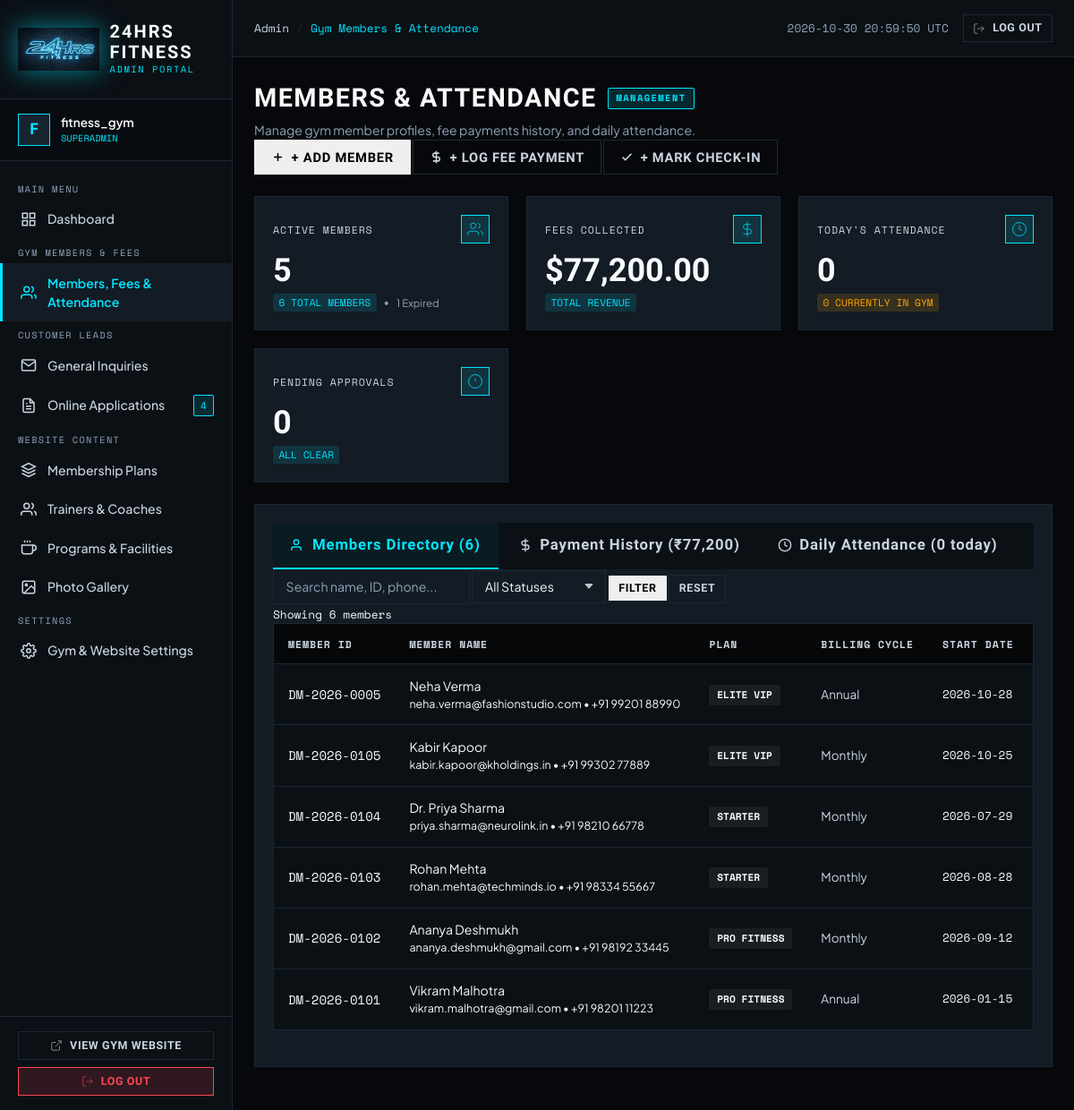
Screenshot of /admin/members.php (signed in) with the database file from the repository.
### tables this page shows
CREATE TABLE `members` (
  `id` int unsigned NOT NULL AUTO_INCREMENT,
  `membership_id` varchar(30) NOT NULL,
  `application_id` int unsigned DEFAULT NULL,
  `full_name` varchar(100) NOT NULL,
  `email` varchar(150) NOT NULL,
  `phone` varchar(50) NOT NULL,
  `plan_id` int unsigned NOT NULL,
  `plan_name` varchar(100) NOT NULL,
  `billing_cycle` enum('monthly','annual') NOT NULL DEFAULT 'monthly',
  `start_date` date NOT NULL,
  `expiry_date` date NOT NULL,
  `status` enum('active','expired','pending') NOT NULL DEFAULT 'active',
  `emergency_contact` varchar(100) DEFAULT NULL,
  `notes` text,
  `created_at` datetime NOT NULL DEFAULT CURRENT_TIMESTAMP,
  `updated_at` datetime NOT NULL DEFAULT CURRENT_TIMESTAMP ON UPDATE CURRENT_TIMESTAMP,
  PRIMARY KEY (`id`),
  UNIQUE KEY `membership_id` (`membership_id`),
  KEY `fk_member_plan` (`plan_id`),
  KEY `idx_member_code` (`membership_id`),
  KEY `idx_member_email` (`email`),
  KEY `idx_member_status` (`status`),
  KEY `idx_member_expiry` (`expiry_date`)
);

### includes/Database.php (called while the page is built, shortened)
<?php
class Database
{
    private static ?PDO $instance = null;
    public static function getConnection(): PDO
    {
        if (self::$instance !== null) {
            return self::$instance;
        }
        $host = (string) Env::get('DB_HOST', '127.0.0.1');
        $port = (int) Env::get('DB_PORT', 3306);
        $dbname = (string) Env::get('DB_NAME', 'fitness_gym');
        $user = (string) Env::get('DB_USER', 'root');
        $pass = (string) Env::get('DB_PASS', '');
        $charset = (string) Env::get('DB_CHARSET', 'utf8mb4');
        $dsn = "mysql:host={$host};port={$port};dbname={$dbname};charset={$charset}";
        $options = [
            PDO::ATTR_ERRMODE            => PDO::ERRMODE_EXCEPTION,
            PDO::ATTR_DEFAULT_FETCH_MODE => PDO::FETCH_ASSOC,
            PDO::ATTR_EMULATE_PREPARES   => false,
            PDO::ATTR_PERSISTENT         => false,
        ];
        if (defined('\Pdo\Mysql::ATTR_INIT_COMMAND')) {
            $options[\Pdo\Mysql::ATTR_INIT_COMMAND] = "SET NAMES {$charset} COLLATE {$charset}_unicode_ci";
        } elseif (defined('PDO::MYSQL_ATTR_INIT_COMMAND')) {
            @$options[PDO::MYSQL_ATTR_INIT_COMMAND] = "SET NAMES {$charset} COLLATE {$charset}_unicode_ci";
        }
        try {
            self::$instance = new PDO($dsn, $user, $pass, $options);
            return self::$instance;
        } catch (PDOException $e) {
            error_log('[DARK MATTER DATABASE ERROR]: ' . $e->getMessage());
            $debug = (bool) Env::get('APP_DEBUG', false);
            if ($debug) {
                throw new RuntimeException("Database Connection Error: " . $e->getMessage());
            }
            throw new RuntimeException("Secure connection to Dark Matter database telemetry is temporarily unavailable. Please retry shortly.");
        }
    }
    public static function fetchAll(string $sql, array $params = []): array
    {
        try {
            $stmt = self::getConnection()->prepare($sql);
            $stmt->execute($params);
            return $stmt->fetchAll();
        } catch (PDOException $e) {
            error_log('[DARK MATTER QUERY ERROR]: ' . $e->getMessage() . " | SQL: {$sql}");
            throw new RuntimeException("Data retrieval failed. Please try again.");
        }
    }
    public static function fetchOne(string $sql, array $params = []): ?array
    {
        try {
            $stmt = self::getConnection()->prepare($sql);
            $stmt->execute($params);
            $result = $stmt->fetch();
            return $result === false ? null : $result;
        } catch (PDOException $e) {
            error_log('[DARK MATTER QUERY ERROR]: ' . $e->getMessage() . " | SQL: {$sql}");
            throw new RuntimeException("Data retrieval failed. Please try again.");
        }
    }
}

### includes/Security.php (called while the page is built, shortened)
<?php
require_once __DIR__ . '/Env.php';
require_once __DIR__ . '/helpers.php';
class Security
{
    public static function validateEnum(mixed $value, array $allowed): ?string
    {
        if (is_string($value) && in_array($value, $allowed, true)) {
            return $value;
        }
        return null;
    }
}

### includes/helpers.php (called while the page is built, shortened)
<?php
if (!function_exists('e')) {
    function e(mixed $value): string
    {
        return htmlspecialchars((string) $value, ENT_QUOTES | ENT_SUBSTITUTE, 'UTF-8');
    }
}

### admin/members.php (the view, shortened to what this page needs)
<?php
require_once __DIR__ . '/includes/auth.php';
require_once dirname(__DIR__) . '/includes/Database.php';
require_once dirname(__DIR__) . '/includes/Security.php';
require_once dirname(__DIR__) . '/includes/helpers.php';
$currentTab = Security::validateEnum($_GET['tab'] ?? 'members', ['members', 'payments', 'attendance']) ?? 'members';
$metrics = [
    'total_members'    => 0,
    'active_members'   => 0,
    'expired_members'  => 0,
    'pending_members'  => 0,
    'total_revenue'    => 0.00,
    'today_attendance' => 0,
    'currently_on_floor' => 0
];
try {
    $r = Database::fetchOne("SELECT COUNT(*) AS cnt FROM `members`");
    $metrics['total_members'] = (int) ($r['cnt'] ?? 0);
    $r = Database::fetchOne("SELECT COUNT(*) AS cnt FROM `members` WHERE `status` = 'active'");
    $metrics['active_members'] = (int) ($r['cnt'] ?? 0);
    $r = Database::fetchOne("SELECT COUNT(*) AS cnt FROM `members` WHERE `status` = 'expired'");
    $metrics['expired_members'] = (int) ($r['cnt'] ?? 0);
    $r = Database::fetchOne("SELECT COUNT(*) AS cnt FROM `members` WHERE `status` = 'pending'");
    $metrics['pending_members'] = (int) ($r['cnt'] ?? 0);
    $r = Database::fetchOne("SELECT IFNULL(SUM(amount), 0) AS rev FROM `member_payments` WHERE `payment_status` = 'completed'");
    $metrics['total_revenue'] = (float) ($r['rev'] ?? 0);
    $r = Database::fetchOne("SELECT COUNT(*) AS cnt FROM `member_attendance` WHERE DATE(`check_in_time`) = CURDATE()");
    $metrics['today_attendance'] = (int) ($r['cnt'] ?? 0);
    $r = Database::fetchOne("SELECT COUNT(*) AS cnt FROM `member_attendance` WHERE `check_out_time` IS NULL AND DATE(`check_in_time`) = CURDATE()");
    $metrics['currently_on_floor'] = (int) ($r['cnt'] ?? 0);
} catch (\Throwable $e) {
    error_log('[MEMBERS METRICS ERROR]: ' . $e->getMessage());
}
$membersData = [];
$search = trim((string) ($_GET['search'] ?? ''));
$statusFilter = Security::validateEnum($_GET['status'] ?? '', ['active', 'expired', 'pending']);
if ($currentTab === 'members') {
    $where = [];
    $params = [];
    $whereSql = !empty($where) ? 'WHERE ' . implode(' AND ', $where) : '';
    try {
        $membersData = Database::fetchAll("
            SELECT `m`.*,
                   (SELECT COUNT(*) FROM `member_payments` `p` WHERE `p`.`member_id` = `m`.`id`) AS payment_count,
                   (SELECT IFNULL(SUM(`p`.`amount`), 0) FROM `member_payments` `p` WHERE `p`.`member_id` = `m`.`id` AND `p`.`payment_status` = 'completed') AS total_paid
            FROM `members` `m`
            {$whereSql}
            ORDER BY `m`.`id` DESC
        ", $params);
    } catch (\Throwable $e) {
        error_log('[FETCH MEMBERS ERROR]: ' . $e->getMessage());
    }
}
require_once __DIR__ . '/includes/header.php';
?>
<div class="adm-page-header">
  <div class="d-flex flex-wrap justify-content-between align-items-center gap-3">
    <div>
      <h1 class="adm-page-title">
        <span>MEMBERS & ATTENDANCE</span>
        <span class="adm-badge active" style="font-size: 0.65rem;">MANAGEMENT</span>
      </h1>
      <p class="adm-page-subtitle">Manage gym member profiles, fee payments history, and daily attendance.</p>
    </div>
    <div class="d-flex flex-wrap gap-2">
      <button type="button" class="adm-btn adm-btn-primary" onclick="openAdmModal('modalAddMember')">
        <svg width="15" height="15" viewBox="0 0 24 24" fill="none" stroke="currentColor" stroke-width="2.5"><line x1="12" y1="5" x2="12" y2="19"></line><line x1="5" y1="12" x2="19" y2="12"></line></svg>
        <span>+ Add Member</span>
      </button>
      <button type="button" class="adm-btn adm-btn-outline" onclick="openAdmModal('modalRecordPayment')">
        <svg width="15" height="15" viewBox="0 0 24 24" fill="none" stroke="currentColor" stroke-width="2.5"><line x1="12" y1="1" x2="12" y2="23"></line><path d="M17 5H9.5a3.5 3.5 0 0 0 0 7h5a3.5 3.5 0 0 1 0 7H6"></path></svg>
        <span>+ Log Fee Payment</span>
      </button>
      <button type="button" class="adm-btn adm-btn-outline" onclick="openAdmModal('modalCheckIn')">
        <svg width="15" height="15" viewBox="0 0 24 24" fill="none" stroke="currentColor" stroke-width="2.5"><polyline points="20 6 9 17 4 12"></polyline></svg>
        <span>+ Mark Check-In</span>
      </button>
    </div>
  </div>
</div>
<div class="adm-grid adm-grid-4" style="margin-bottom: 1.5rem;">
  <div class="adm-card">
    <div class="adm-stat-header">
      <span class="adm-stat-title">Active Members</span>
      <div class="adm-stat-icon" style="color: var(--adm-lime);">
        <svg width="18" height="18" viewBox="0 0 24 24" fill="none" stroke="currentColor"><path d="M17 21v-2a4 4 0 0 0-4-4H5a4 4 0 0 0-4 4v2"></path><circle cx="9" cy="7" r="4"></circle><path d="M23 21v-2a4 4 0 0 0-3-3.87"></path><path d="M16 3.13a4 4 0 0 1 0 7.75"></path></svg>
      </div>
    </div>
    <div class="adm-stat-value text-lime"><?= number_format($metrics['active_members']) ?></div>
    <div class="adm-stat-footer">
      <span class="adm-stat-badge lime"><?= $metrics['total_members'] ?> TOTAL MEMBERS</span>
      <span>&bull;</span>
      <span class="text-muted" style="font-size: 0.72rem;"><?= $metrics['expired_members'] ?> Expired</span>
    </div>
  </div>
  <div class="adm-card">
    <div class="adm-stat-header">
      <span class="adm-stat-title">Fees Collected</span>
      <div class="adm-stat-icon">
        <svg width="18" height="18" viewBox="0 0 24 24" fill="none" stroke="currentColor"><line x1="12" y1="1" x2="12" y2="23"></line><path d="M17 5H9.5a3.5 3.5 0 0 0 0 7h5a3.5 3.5 0 0 1 0 7H6"></path></svg>
      </div>
    </div>
    <div class="adm-stat-value">$<?= number_format($metrics['total_revenue'], 2) ?></div>
    <div class="adm-stat-footer">
      <span class="adm-stat-badge lime">TOTAL REVENUE</span>
    </div>
  </div>
  <div class="adm-card">
    <div class="adm-stat-header">
      <span class="adm-stat-title">Today's Attendance</span>
      <div class="adm-stat-icon">
        <svg width="18" height="18" viewBox="0 0 24 24" fill="none" stroke="currentColor"><circle cx="12" cy="12" r="10"></circle><polyline points="12 6 12 12 16 14"></polyline></svg>
      </div>
    </div>
    <div class="adm-stat-value"><?= number_format($metrics['today_attendance']) ?></div>
    <div class="adm-stat-footer">
      <span class="adm-stat-badge orange"><?= $metrics['currently_on_floor'] ?> CURRENTLY IN GYM</span>
    </div>
  </div>
  <div class="adm-card">
    <div class="adm-stat-header">
      <span class="adm-stat-title">Pending Approvals</span>
      <div class="adm-stat-icon">
        <svg width="18" height="18" viewBox="0 0 24 24" fill="none" stroke="currentColor"><circle cx="12" cy="12" r="10"></circle><line x1="12" y1="8" x2="12" y2="12"></line><line x1="12" y1="16" x2="12.01" y2="16"></line></svg>
      </div>
    </div>
    <div class="adm-stat-value"><?= number_format($metrics['pending_members']) ?></div>
    <div class="adm-stat-footer">
      <span class="adm-stat-badge <?= $metrics['pending_members'] > 0 ? 'orange' : 'lime' ?>"><?= $metrics['pending_members'] > 0 ? 'NEEDS REVIEW' : 'ALL CLEAR' ?></span>
    </div>
  </div>
</div>
<div class="adm-card p-0" style="margin-bottom: 1.5rem; overflow: hidden;">
  <div class="d-flex flex-wrap border-bottom" style="border-color: var(--adm-border) !important; background: var(--adm-surface);">
    <a href="members.php?tab=members" class="adm-tab-link <?= $currentTab === 'members' ? 'active' : '' ?>">
      <svg width="16" height="16" viewBox="0 0 24 24" fill="none" stroke="currentColor" stroke-width="2"><path d="M17 21v-2a4 4 0 0 0-4-4H5a4 4 0 0 0-4 4v2"></path><circle cx="9" cy="7" r="4"></circle></svg>
      <span>Members Directory (<?= $metrics['total_members'] ?>)</span>
    </a>
    <a href="members.php?tab=payments" class="adm-tab-link <?= $currentTab === 'payments' ? 'active' : '' ?>">
      <svg width="16" height="16" viewBox="0 0 24 24" fill="none" stroke="currentColor" stroke-width="2"><line x1="12" y1="1" x2="12" y2="23"></line><path d="M17 5H9.5a3.5 3.5 0 0 0 0 7h5a3.5 3.5 0 0 1 0 7H6"></path></svg>
      <span>Payment History (₹<?= number_format($metrics['total_revenue']) ?>)</span>
    </a>
    <a href="members.php?tab=attendance" class="adm-tab-link <?= $currentTab === 'attendance' ? 'active' : '' ?>">
      <svg width="16" height="16" viewBox="0 0 24 24" fill="none" stroke="currentColor" stroke-width="2"><circle cx="12" cy="12" r="10"></circle><polyline points="12 6 12 12 16 14"></polyline></svg>
      <span>Daily Attendance (<?= $metrics['today_attendance'] ?> today)</span>
    </a>
  </div>
  <?php if ($currentTab === 'members'): ?>
    <div class="p-3 border-bottom d-flex flex-wrap justify-content-between align-items-center gap-3" style="border-color: var(--adm-border) !important; background: var(--adm-surface-2);">
      <form method="GET" class="d-flex flex-wrap align-items-center gap-2">
        <input type="text" name="search" class="adm-input" placeholder="Search name, ID, phone..." value="<?= e($search) ?>" style="width: 220px;">
        <select name="status" class="adm-select" style="width: 150px;">
          <option value="">All Statuses</option>
        </select>
        <button type="submit" class="adm-btn adm-btn-secondary adm-btn-sm">Filter</button>
        <?php if ($search !== '' || $statusFilter !== ''): ?>
          <a href="members.php?tab=members" class="adm-btn adm-btn-outline adm-btn-sm">Reset</a>
        <?php endif; ?>
      </form>
      <span class="text-muted" style="font-size: 0.8rem; font-family: var(--adm-font-mono);">
        Showing <?= count($membersData) ?> members
      </span>
    </div>
    <div class="adm-table-responsive">
      <table class="adm-table adm-table-members">
        <thead>
          <tr>
            <th>Member ID</th>
            <th>Member Name</th>
            <th>Plan</th>
            <th>Billing Cycle</th>
            <th>Start Date</th>
            <th>Expiry Date</th>
          </tr>
        </thead>
        <tbody>
          <?php if (empty($membersData)): ?>
            <tr>
              <td colspan="9" class="adm-empty-state">
                No member profiles found matching current criteria.
              </td>
            </tr>
          <?php else: ?>
            <?php foreach ($membersData as $m): ?>
              <?php
                $isExpired = ($m['status'] === 'expired' || strtotime($m['expiry_date']) < time());
              ?>
              <tr>
                <td>
                  <span class="adm-mono text-lime fw-bold"><?= e($m['membership_id']) ?></span>
                </td>
                <td>
                  <div class="fw-bold text-white"><?= e($m['full_name']) ?></div>
                  <div class="text-muted" style="font-size: 0.78rem;"><?= e($m['email']) ?> &bull; <?= e($m['phone']) ?></div>
                </td>
                <td>
                  <span class="adm-badge" style="background: rgba(255,255,255,0.06); color: var(--adm-white);"><?= e($m['plan_name']) ?></span>
                </td>
                <td style="text-transform: capitalize; font-size: 0.85rem; color: var(--adm-silver);">
                  <?= e($m['billing_cycle']) ?>
                </td>
                <td class="adm-mono" style="font-size: 0.8rem;">
                  <?= e($m['start_date']) ?>
                </td>
                <td class="adm-mono" style="font-size: 0.8rem; <?= $isExpired ? 'color: var(--adm-danger);' : '' ?>">
                </td>
              </tr>
            <?php endforeach; ?>
          <?php endif; ?>
        </tbody>
      </table>
    </div>
  <?php endif; ?>
</div>
<?php require_once __DIR__ . '/includes/footer.php'; ?>

### rows the page displays
members: membership "DM-2026-0005", full_name "Neha Verma", email "neha.verma@fashionstudio.com", phone "+91 99201 88990", plan_name "ELITE VIP", billing_cycle "Annual", start_date "2026-10-28"
members: membership "DM-2026-0105", full_name "Kabir Kapoor", email "kabir.kapoor@kholdings.in", phone "+91 99302 77889", plan_name "ELITE VIP", billing_cycle "Monthly", start_date "2026-10-25"
members: membership "DM-2026-0104", full_name "Dr. Priya Sharma", email "priya.sharma@neurolink.in", phone "+91 98210 66778", plan_name "STARTER", billing_cycle "Monthly", start_date "2026-07-29"
members: membership "DM-2026-0103", full_name "Rohan Mehta", email "rohan.mehta@techminds.io", phone "+91 98334 55667", plan_name "STARTER", billing_cycle "Monthly", start_date "2026-08-28"
members: membership "DM-2026-0102", full_name "Ananya Deshmukh", email "ananya.deshmukh@gmail.com", phone "+91 98192 33445", plan_name "PRO FITNESS", billing_cycle "Monthly", start_date "2026-09-12"
members: membership "DM-2026-0101", full_name "Vikram Malhotra", email "vikram.malhotra@gmail.com", phone "+91 98201 11223", plan_name "PRO FITNESS", billing_cycle "Annual", start_date "2026-01-15"

### other values shown
substr($currentUser['username'] ?? 'A', 0, 1) "F"
$currentUser['username'] "fitness_gym"
$currentUser['role'] "SUPERADMIN"
$pendingApplicationsCount "4"
$pageTitle "Gym Members & Attendance"
$metrics['active_members'] "5"
$metrics['total_members'] "6"
$metrics['expired_members'] "1"
$metrics['total_revenue'] "77,200.00"
$metrics['today_attendance'] "0"
$metrics['currently_on_floor'] "0"
$metrics['pending_members'] "0"
$metrics['total_revenue'] "77,200"
count($membersData) "6"
